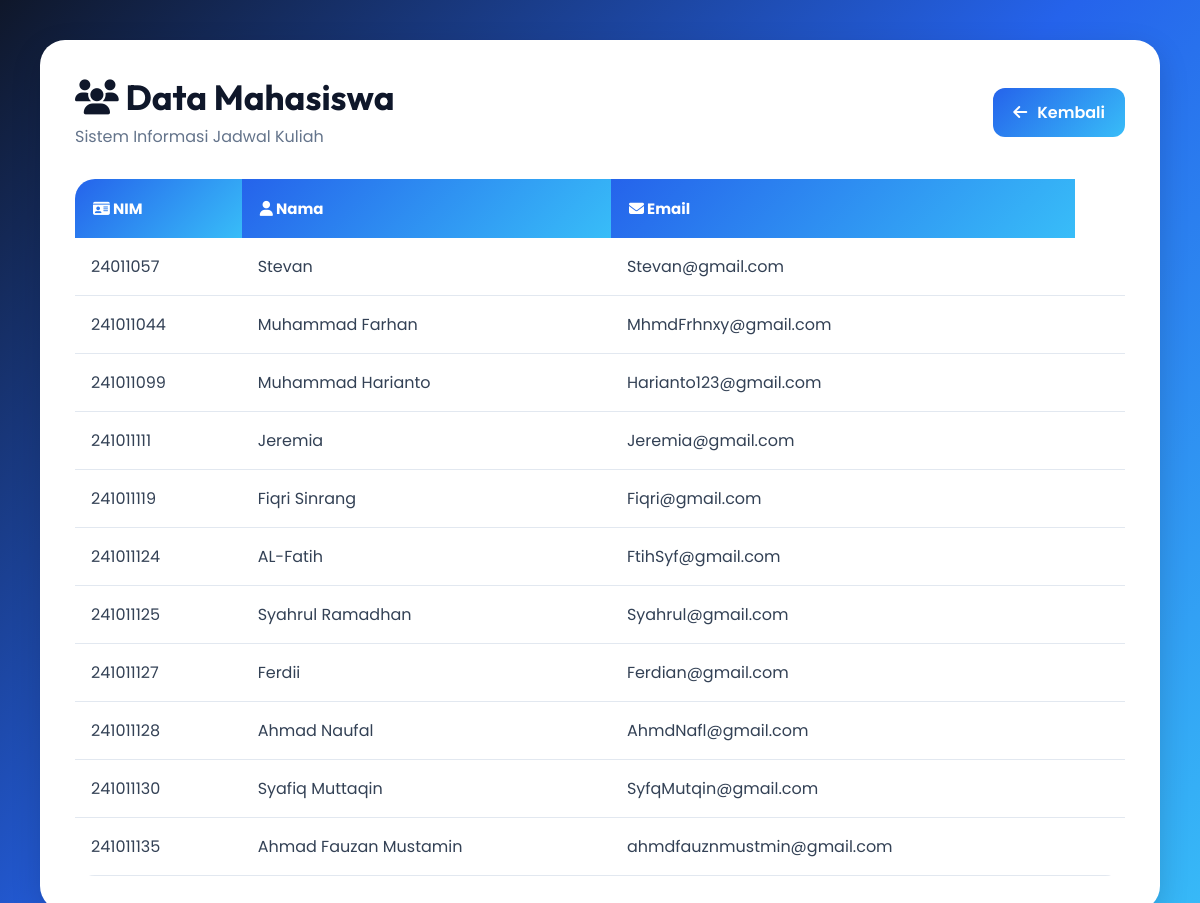
The app's page /mahasiswa.php (signed in) with its own data.
### tables this page shows
CREATE TABLE `mahasiswa` (
  `nim` varchar(20) NOT NULL,
  `nama` varchar(100) NOT NULL,
  `email` varchar(100) NOT NULL,
  `password` varchar(255) NOT NULL
);

### mahasiswa.php (the view, shortened to what this page needs)
<?php
include 'connect.php';
$data = mysqli_query($conn,
"SELECT * FROM mahasiswa");
?>
<!DOCTYPE html>
<html lang="id">
<head>
<link rel="stylesheet"
href="https://cdnjs.cloudflare.com/ajax/libs/font-awesome/6.5.1/css/all.min.css">
</head>
<body>
<div class="container">
    <div class="header">
        <div class="title">
            <h1>
                <i class="fa-solid fa-users"></i>
                Data Mahasiswa
            </h1>
            <p>
                Sistem Informasi Jadwal Kuliah
            </p>
        </div>
        <a href="dashboard-admin.php" class="btn">
            <i class="fa-solid fa-arrow-left"></i>
            Kembali
        </a>
    </div>
    <div class="table-box">
        <table>
            <tr>
                <th>
                    <i class="fa-solid fa-id-card"></i>
                    NIM
                </th>
                <th>
                    <i class="fa-solid fa-user"></i>
                    Nama
                </th>
                <th>
                    <i class="fa-solid fa-envelope"></i>
                    Email
                </th>
            </tr>
            <?php while($d = mysqli_fetch_assoc($data)){ ?>
            <tr>
                <td>
                    <?php echo $d['nim']; ?>
                </td>
                <td>
                    <?php echo $d['nama']; ?>
                </td>
                <td>
                    <?php echo $d['email']; ?>
                </td>
                <td>
                </td>
            </tr>
            <?php } ?>
        </table>
    </div>
</div>
</body>
</html>

### mahasiswa.php (style rules this page uses)
* { margin:0; padding:0; box-sizing:border-box; }
body { font-family:'Poppins', sans-serif; min-height:100vh; background:linear-gradient( 135deg, #0f172a, #2563eb, #38bdf8 ); padding:40px; }
.container { width:100%; max-width:1200px; margin:auto; background:white; border-radius:25px; padding:35px; box-shadow:0 10px 30px rgba(0,0,0,0.15); }
.header { display:flex; justify-content:space-between; align-items:center; margin-bottom:30px; }
.title h1 { font-family:'Outfit', sans-serif; font-size:35px; color:#0f172a; margin-bottom:5px; }
.title p { color:#64748b; }
.btn { background:linear-gradient( 135deg, #2563eb, #38bdf8 ); color:white; padding:12px 20px; border-radius:12px; text-decoration:none; font-weight:600; transition:0.3s; display:inline-flex; align-items:center; gap:10px; }
.table-box { overflow-x:auto; }
table { width:100%; border-collapse:collapse; overflow:hidden; border-radius:20px; }
table th { background:linear-gradient( 135deg, #2563eb, #38bdf8 ); color:white; padding:18px; text-align:left; font-size:15px; }
table td { padding:16px; border-bottom:1px solid #e2e8f0; color:#334155; background:white; }

### records on screen
mahasiswa: nim "24011057", nama "Stevan", email "Stevan@gmail.com"
mahasiswa: nim "241011044", nama "Muhammad Farhan", email "MhmdFrhnxy@gmail.com"
mahasiswa: nim "241011099", nama "Muhammad Harianto", email "Harianto123@gmail.com"
mahasiswa: nim "241011111", nama "Jeremia", email "Jeremia@gmail.com"
mahasiswa: nim "241011119", nama "Fiqri Sinrang", email "Fiqri@gmail.com"
mahasiswa: nim "241011124", nama "AL-Fatih", email "FtihSyf@gmail.com"
mahasiswa: nim "241011125", nama "Syahrul Ramadhan", email "Syahrul@gmail.com"
mahasiswa: nim "241011127", nama "Ferdii", email "Ferdian@gmail.com"
mahasiswa: nim "241011128", nama "Ahmad Naufal", email "AhmdNafl@gmail.com"
mahasiswa: nim "241011130", nama "Syafiq Muttaqin", email "SyfqMutqin@gmail.com"
mahasiswa: nim "241011135", nama "Ahmad Fauzan Mustamin", email "ahmdfauznmustmin@gmail.com"
